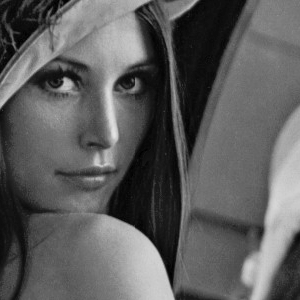
%> input picture Matlab/1-1.tif, 300 x 300 px
$ octave test1_2.m   (GNU Octave 9; MATLAB toolbox functions it lacks are replaced by stand-ins)
%> lines starting %> are read from the running program, lines starting %| are printed output that depends on the picture
clc,clear;
ori=imread('1-1.tif');
%> ori is the input picture: size 300x300 uint8; min 0, max 228, mean 93.3
a=[256 128 64 32 16 8 4 2];
for i=1:8
%> this loop made 8 passes; what is shown inside it comes from the first
    b=255/(a(i)-1);
    orix=round(round(ori/b)*b);
    figure(1);
    subplot(2,4,i);
    imshow(orix);
    figure(2);
    subplot(2,4,i);
    imhist(orix);
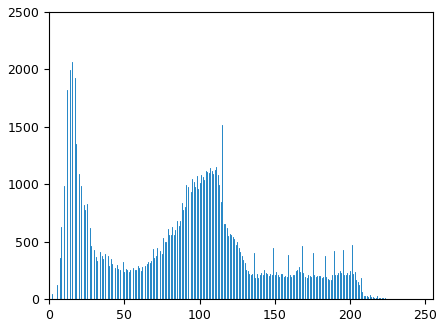
%> figure redrawn from the program's plot data; highest point at x = 15, y = 2059
    imwrite(orix,['p_' num2str(i) '.jpg']);
end
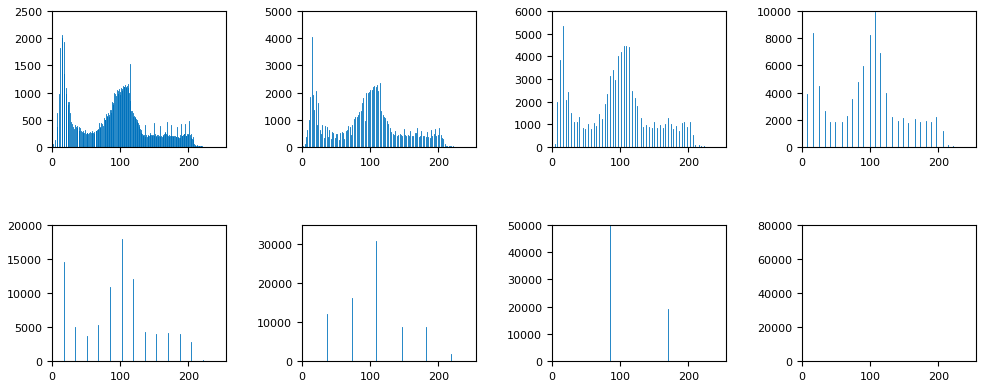
%> figure redrawn from the program's plot data, 8 panels; panel 1: highest point at x = 15, y = 2059; panel 2: highest point at x = 14, y = 4056; panel 3: highest point at x = 16, y = 5332; panel 4: highest point at x = 107, y = 9961

$ run again, with Matlab/1-2.tif copied over Matlab/1-1.tif
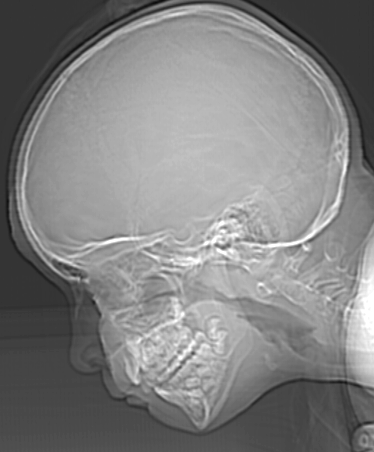
%> input picture Matlab/1-2.tif, 374 x 452 px
%> ori is the input picture: size 452x374 uint8; min 12, max 255, mean 129.4
%> `imhist(orix);`:
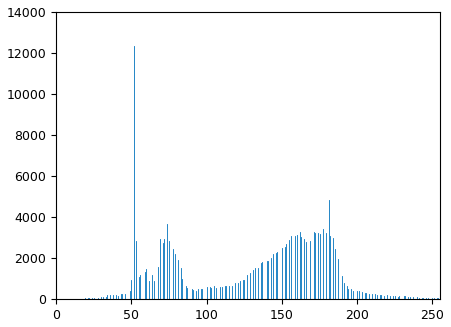
%> figure redrawn from the program's plot data; highest point at x = 52, y = 12310

$ run again, with Matlab/10-1.tif copied over Matlab/1-1.tif
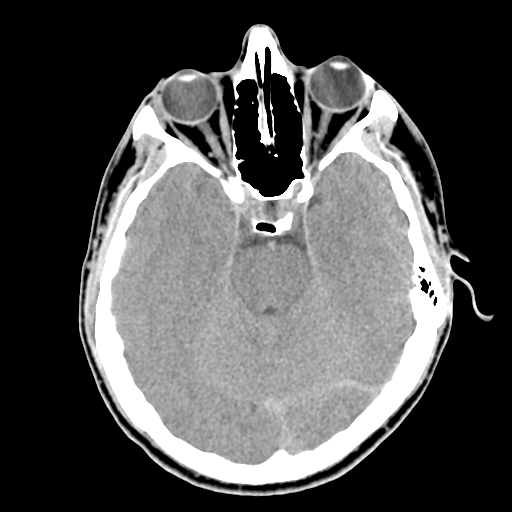
%> input picture Matlab/10-1.tif, 512 x 512 px
%> ori is the input picture: size 512x512 uint8; min 0, max 255, mean 80.4
%> `imhist(orix);`:
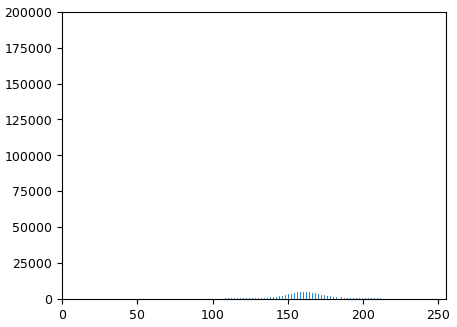
%> figure redrawn from the program's plot data; highest point at x = 0, y = 140400

$ run again, with Matlab/2-1.tif copied over Matlab/1-1.tif
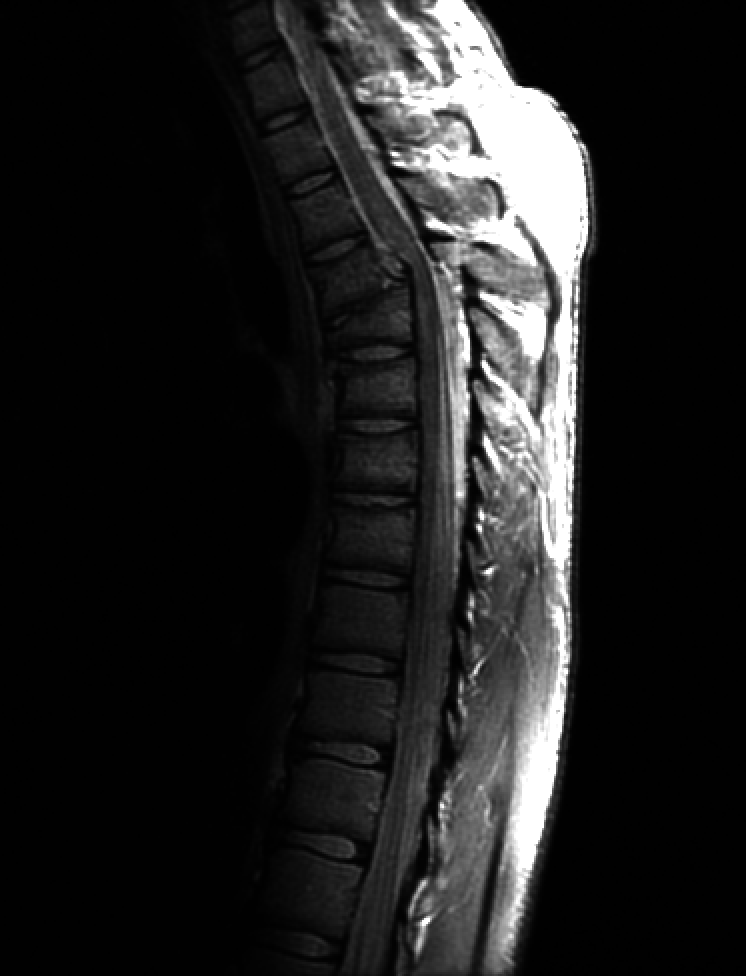
%> input picture Matlab/2-1.tif, 746 x 976 px
%> ori is the input picture: size 976x746 uint8; min 0, max 255, mean 32.6
%> `imhist(orix);`:
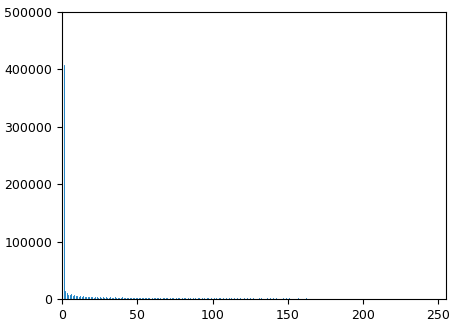
%> figure redrawn from the program's plot data; highest point at x = 1, y = 407152
